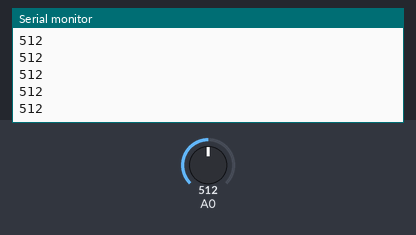
A sketch run on a simulated Arduino Uno, built with avr-gcc and run on an emulated ATmega328P. On the bench: the last lines printed to the serial monitor. The inputs (shaded band) are chosen by the test bench; at power-on: A0 = 512.

Above: at 1.2 s.
1.3 s: A0 set to 716
At 1.32 s:
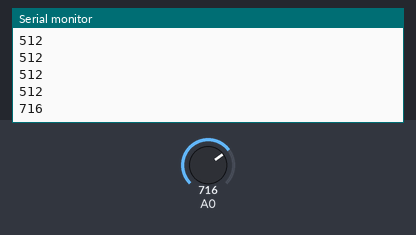
2.8 s: A0 set to 900
At 2.83 s:
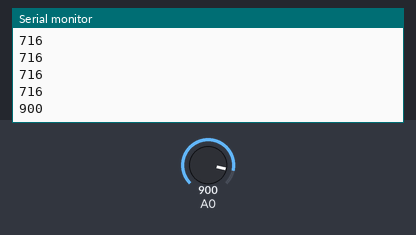
Timing chart, 0 to 5.8 s (numbered marks = the images above; inputs shaded):
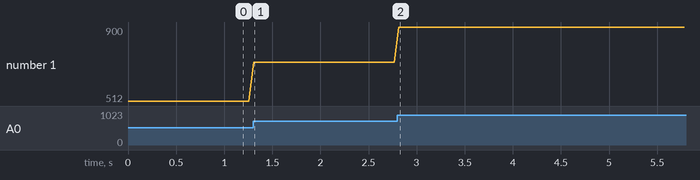

The sketch:

fsr402-serial-reader-v1.0.ino
```cpp
void setup() {
  Serial.begin(9600);
}
void loop() {
  Serial.println(analogRead(A0));
  delay(50);
}
```

Measured:
- after the input at 1.3 s, the serial monitor: prints a new line at once (image 1)
- after the input at 2.8 s, the serial monitor: prints a new line at once (image 2)
- plotted number 1: 512 → 716 after the input at 1.3 s, 716 → 900 after the input at 2.8 s
